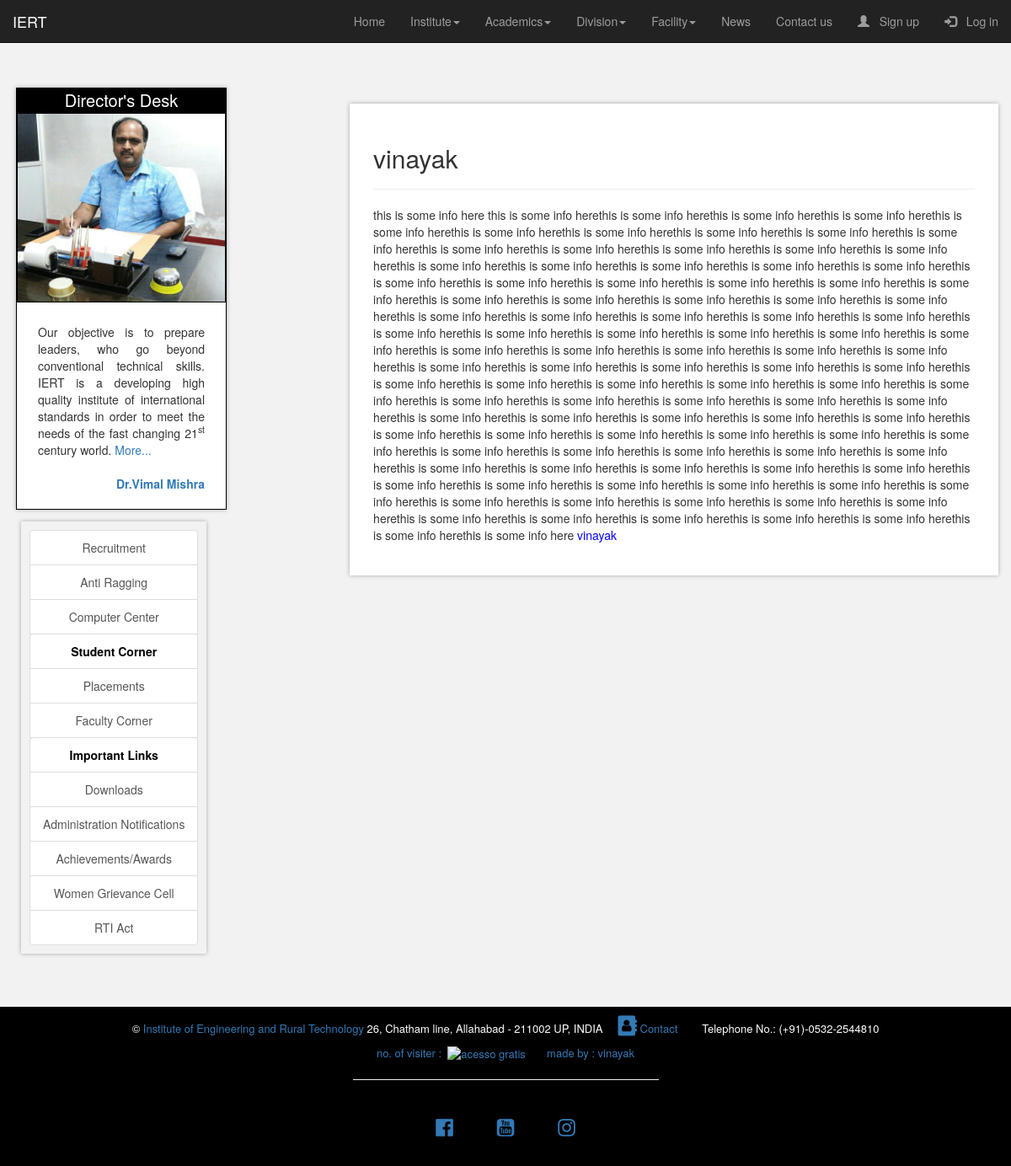
/extra_links/notice_board, run on an earlier commit of the app's database.
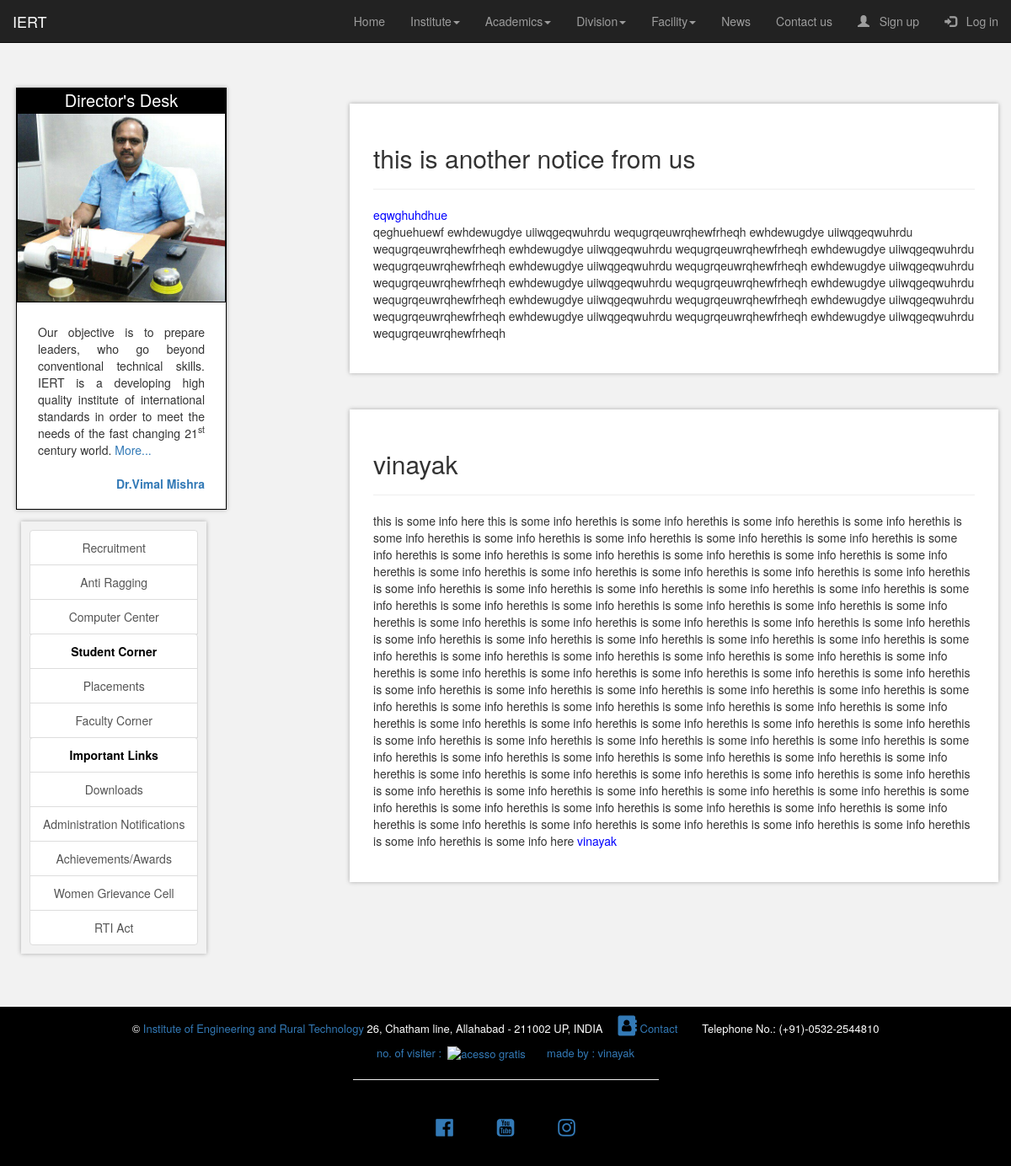
And on a later commit of the database.
### extra_links/models.py (models this page shows, shortened)
class notice_board(models.Model):
    topic=models.CharField(max_length=300)
    date=models.DateTimeField()
    info=models.TextField()

### extra_links/views.py (the view)
# urls.py: path('notice_board',views.notice_board_view,name='notice'),
def notice_board_view(request):
    nb=notice_board.objects.order_by('-date')
    page_details={
                   "nb":nb,
                   "title":"Notice Board"
    }
    return render(request,"extra_links/notice_board.html",page_details)

### extra_links/templates/extra_links/notice_board.html (shortened to what this page needs)
{% extends "home/index.html" %}
{% block start %}
<div class="col-md-8">
  {% for i in nb %}
<div class="rest" style="padding:3%;">
  <h2>{{i.topic}}</h2>
  <hr/>
  <p>{{i.info|safe}}</p>
</div>
<br/>
  {% endfor %}
</div>
{% endblock %}

What changed in the data, as far as the page shows it:
added notice_board: topic "this is another notice from us", info "eqwghuhdhue qeghuehuewf ewhdewugdye uiiwqgeqwuhrdu wequgrqeuwrqhewfrheqh ewhdewugdye uiiwqgeqwuhrdu wequgrqeuwrqhewfrheqh ewhdewugdye uiiwqgeqwuhrdu wequgrqeuwrqhewfrheqh ewhdewugdye uiiwqgeqwuhrdu wequgrqeuwrqhewfrheqh ewhdewugdye uiiwqgeqwuhrdu wequgrqeuwrqhewfrheqh ewhdewugdye uiiwqgeqwuhrdu wequgrqeuwrqhewfrheqh ewhdewugdye uiiwqgeqwuhrdu wequgrqeuwrqhewfrheqh ewhdewugdye uiiwqgeqwuhrdu wequgrqeuwrqhewfrheqh ewhdewugdye uiiwqgeqwuhrdu wequgrqeuwrqhewfrheqh ewhdewugdye uiiwqgeqwuhrdu wequgrqeuwrqhewfrheqh ewhdewugdye uiiwqgeqwuhrdu wequgrqeuwrqhewfrheqh ewhdewugdye uiiwqgeqwuhrdu wequgrqeuwrqhewfrheqh"
